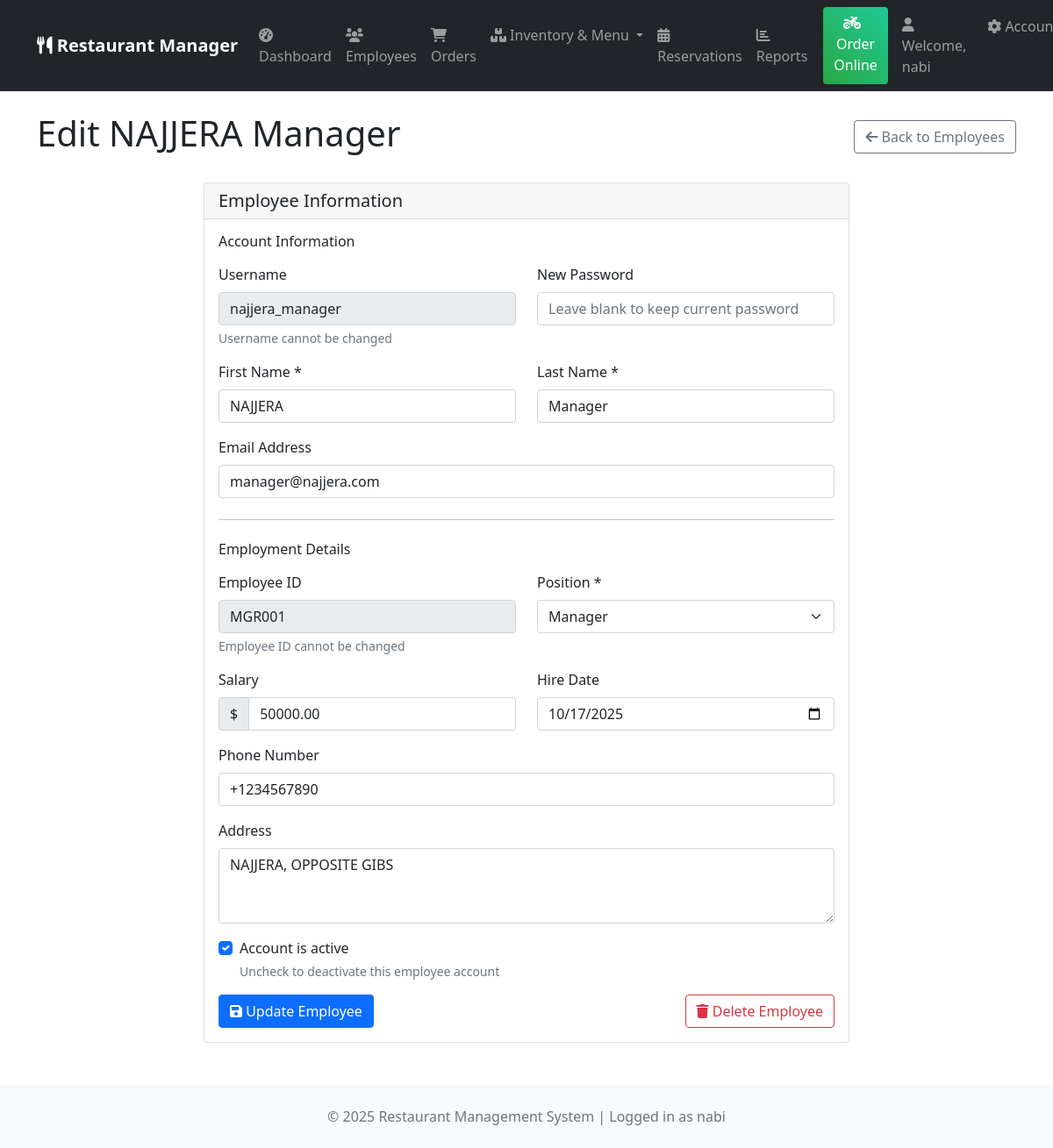
Page /employees/4/edit/ (signed in) on the committed database.
### core/models.py (models this page shows, shortened)
class Employee(models.Model):
    EMPLOYEE_TYPES = [
        ('manager', 'Manager'),
        ('chef', 'Chef'),
        ('waiter', 'Waiter'),
        ('cashier', 'Cashier'),
        ('cleaner', 'Cleaner'),
    ]
    user = models.OneToOneField(User, on_delete=models.CASCADE)
    employee_id = models.CharField(max_length=20, unique=True)
    employee_type = models.CharField(max_length=20, choices=EMPLOYEE_TYPES)
    phone = models.CharField(max_length=20)
    address = models.TextField()
    hire_date = models.DateField(auto_now_add=True)
    salary = models.DecimalField(max_digits=10, decimal_places=2)
    is_active = models.BooleanField(default=True)
    branch = models.ForeignKey(Branch, on_delete=models.CASCADE, null=True, blank=True)
    class Meta:
        ordering = ['branch', 'employee_type', 'user__first_name']

### core/views.py (the view, shortened to what this page needs)
# urls.py: path('employees/<int:pk>/edit/', views.employee_edit, name='employee_edit'),
@login_required
def employee_edit(request, pk):
    employee = get_object_or_404(Employee, pk=pk)
    branches = Branch.objects.filter(is_active=True)
    return render(request, 'core/employee_edit.html', {
        'employee': employee,
        'branches': branches,
    })

### core/context_processors.py (called while the page is built)
def restaurant_info(request):
    try:
        restaurant = Restaurant.objects.first()
    except:
        restaurant = None
    return {
        'restaurant': restaurant
    }

### templates/core/employee_edit.html (shortened to what this page needs)
{% extends 'base.html' %}
{% block content %}
<div class="d-flex justify-content-between align-items-center mb-4">
    <h1>Edit {{ employee.user.get_full_name }}</h1>
    <a href="{% url 'core:employee_list' %}" class="btn btn-outline-secondary">
        <i class="fas fa-arrow-left"></i> Back to Employees
    </a>
</div>
<div class="row justify-content-center">
    <div class="col-md-8">
        <div class="card">
            <div class="card-header">
                <h5 class="mb-0">Employee Information</h5>
            </div>
            <div class="card-body">
                <form method="post">
                    <h6 class="mb-3">Account Information</h6>
                    <div class="row mb-3">
                        <div class="col-md-6">
                            <label class="form-label">Username</label>
                            <input type="text" class="form-control" value="{{ employee.user.username }}" readonly>
                            <div class="form-text">Username cannot be changed</div>
                        </div>
                        <div class="col-md-6">
                            <label for="password" class="form-label">New Password</label>
                            <input type="password" class="form-control" id="password" name="password"
                                   placeholder="Leave blank to keep current password">
                        </div>
                    </div>
                    <div class="row mb-3">
                        <div class="col-md-6">
                            <label for="first_name" class="form-label">First Name *</label>
                            <input type="text" class="form-control" id="first_name" name="first_name"
                                   value="{{ employee.user.first_name }}" required>
                        </div>
                        <div class="col-md-6">
                            <label for="last_name" class="form-label">Last Name *</label>
                            <input type="text" class="form-control" id="last_name" name="last_name"
                                   value="{{ employee.user.last_name }}" required>
                        </div>
                    </div>
                    <div class="mb-3">
                        <label for="email" class="form-label">Email Address</label>
                        <input type="email" class="form-control" id="email" name="email"
                               value="{{ employee.user.email|default:'' }}">
                    </div>
                    <hr class="my-4">
                    <h6 class="mb-3">Employment Details</h6>
                    <div class="row mb-3">
                        <div class="col-md-6">
                            <label class="form-label">Employee ID</label>
                            <input type="text" class="form-control" value="{{ employee.employee_id }}" readonly>
                            <div class="form-text">Employee ID cannot be changed</div>
                        </div>
                        <div class="col-md-6">
                            <label for="employee_type" class="form-label">Position *</label>
                            <select class="form-select" id="employee_type" name="employee_type" required>
                                <option value="manager" {% if employee.employee_type == 'manager' %}selected{% endif %}>Manager</option>
                            </select>
                        </div>
                    </div>
                    <div class="row mb-3">
                        <div class="col-md-6">
                            <label for="salary" class="form-label">Salary</label>
                            <div class="input-group">
                                <span class="input-group-text">$</span>
                                <input type="number" class="form-control" id="salary" name="salary"
                                       value="{{ employee.salary|default:'' }}" step="0.01" min="0">
                            </div>
                        </div>
                        <div class="col-md-6">
                            <label for="hire_date" class="form-label">Hire Date</label>
                            <input type="date" class="form-control" id="hire_date" name="hire_date"
                                   value="{{ employee.hire_date|date:'Y-m-d'|default:'' }}">
                        </div>
                    </div>
                    <div class="mb-3">
                        <label for="phone" class="form-label">Phone Number</label>
                        <input type="tel" class="form-control" id="phone" name="phone"
                               value="{{ employee.phone|default:'' }}" placeholder="+1234567890">
                    </div>
                    <div class="mb-3">
                        <label for="address" class="form-label">Address</label>
                        <textarea class="form-control" id="address" name="address" rows="3"
                                  placeholder="Enter employee's address">{{ employee.address|default:'' }}</textarea>
                    </div>
                    <div class="mb-3 form-check">
                        <input type="checkbox" class="form-check-input" id="is_active" name="is_active"
                               {% if employee.user.is_active %}checked{% endif %}>
                        <label class="form-check-label" for="is_active">Account is active</label>
                        <div class="form-text">Uncheck to deactivate this employee account</div>
                    </div>
                    <div class="d-flex justify-content-between align-items-center">
                        <button type="submit" class="btn btn-primary">
                            <i class="fas fa-save"></i> Update Employee
                        </button>
                        {% if employee.user.is_active %}
                        <a href="{% url 'core:employee_delete' employee.id %}" class="btn btn-outline-danger">
                            <i class="fas fa-trash"></i> Delete Employee
                        </a>
                        {% endif %}
                    </div>
                </form>
            </div>
        </div>
    </div>
</div>
{% endblock %}

### templates/base.html (shortened to what this page needs)
<!DOCTYPE html>
<html lang="en">
<head>
    <link href="https://cdn.jsdelivr.net/npm/bootstrap@5.1.3/dist/css/bootstrap.min.css" rel="stylesheet">
    <link href="https://cdnjs.cloudflare.com/ajax/libs/font-awesome/6.0.0/css/all.min.css" rel="stylesheet">
</head>
<body>
    <nav class="navbar navbar-expand-lg navbar-dark bg-dark">
        <div class="container">
            <a class="navbar-brand" href="{% url 'core:dashboard' %}">
                <i class="fas fa-utensils"></i>
                {% if restaurant %}
                    {{ restaurant.name }} Manager
                {% else %}
                    Restaurant Manager
                {% endif %}
            </a>
            <div class="collapse navbar-collapse" id="navbarNav">
                <ul class="navbar-nav me-auto">
                    {% if user.is_authenticated %}
                    <li class="nav-item">
                        <a class="nav-link" href="{% url 'core:dashboard' %}">
                            <i class="fas fa-tachometer-alt"></i> Dashboard
                        </a>
                    </li>
                    <li class="nav-item">
                        <a class="nav-link" href="{% url 'core:employee_list' %}">
                            <i class="fas fa-users"></i> Employees
                        </a>
                    </li>
                    <li class="nav-item">
                        <a class="nav-link" href="{% url 'orders:order_list' %}">
                            <i class="fas fa-shopping-cart"></i> Orders
                        </a>
                    </li>
                    <li class="nav-item dropdown">
                        <a class="nav-link dropdown-toggle" href="#" role="button" data-bs-toggle="dropdown">
                            <i class="fas fa-boxes"></i> Inventory & Menu
                        </a>
                    </li>
                    <li class="nav-item">
                        <a class="nav-link" href="{% url 'reservations:reservation_dashboard' %}">
                            <i class="fas fa-calendar-alt"></i> Reservations
                        </a>
                    </li>
                    <li class="nav-item">
                        <a class="nav-link" href="{% url 'reports:reports_dashboard' %}">
                            <i class="fas fa-chart-bar"></i> Reports
                        </a>
                    </li>
                    {% endif %}
                </ul>
                <div class="navbar-nav">
                    <a class="btn btn-success online-order-btn me-3" href="{% url 'orders:online_order' %}">
                        <i class="fas fa-motorcycle me-2"></i>Order Online
                    </a>
                    {% if user.is_authenticated %}
                        <span class="navbar-text me-3">
                            <i class="fas fa-user"></i> Welcome, {{ user.get_full_name|default:user.username }}
                        </span>
                        <div class="nav-item dropdown">
                            <a class="nav-link dropdown-toggle" href="#" role="button" data-bs-toggle="dropdown">
                                <i class="fas fa-cog"></i> Account
                            </a>
                        </div>
                    {% else %}
                        <a class="nav-link" href="{% url 'login' %}">
                            <i class="fas fa-sign-in-alt"></i> Login
                        </a>
                    {% endif %}
                </div>
            </div>
        </div>
    </nav>
    <div class="container mt-4">
        {% block content %}
        {% endblock %}
    </div>
    <footer class="mt-5 py-4 bg-light">
        <div class="container text-center">
            <p class="text-muted mb-0">
                &copy; {% now "Y" %} Restaurant Management System
                {% if user.is_authenticated %}
                | Logged in as {{ user.username }}
                {% endif %}
            </p>
        </div>
    </footer>
</body>
</html>

### templates/base.html (style rules this page uses)
.navbar-brand { font-weight: 600; }
.navbar-nav .nav-link { padding: 8px 15px; margin: 2px 0; border-radius: 5px; transition: all 0.3s ease; }
.online-order-btn { background: linear-gradient(45deg, #28a745, #20c997); border: none; margin-left: 10px; }

### rows in the picture
Employee: user.get_full_name "NAJJERA Manager", user.username "najjera_manager", first_name "NAJJERA", last_name "Manager", email "manager@najjera.com", employee_id "MGR001", employee_type "Manager", salary "50000.00", hire_date "10/17/2025", phone "+1234567890", address "NAJJERA, OPPOSITE GIBS", user_id "☑"

### other values in the picture
{{ user.get_full_name|default:user.username }} "nabi"
{{ user.username }} "nabi"
